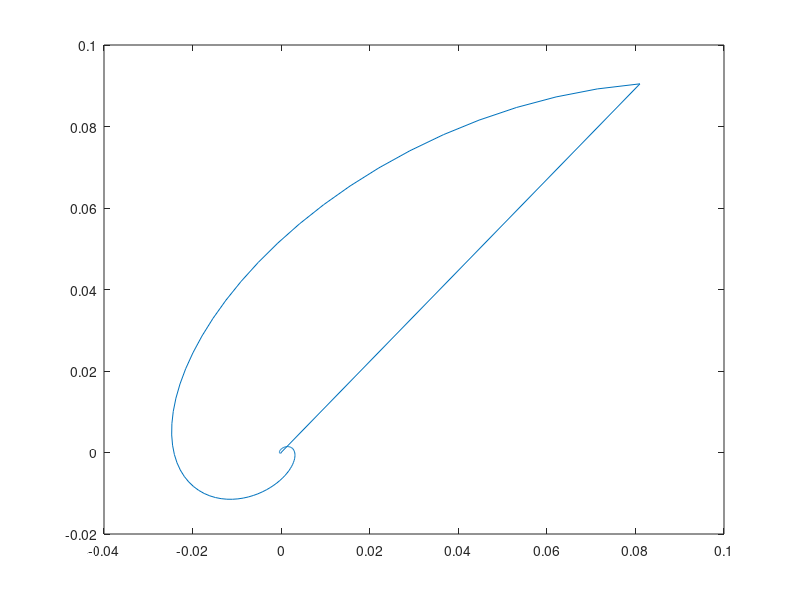

The MATLAB source for this figure:
#LabVaja1c
# ẋ = Ax + Bu
# ẏ = Cx + Du
clear all; close all;

#Casovni vektor
#tz = 0; tk = 0.01; dt = 0.000001;
t=0 : 0.1 : 100;


# constant for DE
C = 1; %HFarad
L = 1;  %Henry

#upornosti
R1 = 10; %ohm
R2 =  1; %ohm
R3 = 10; %ohm

#Zacetne vrednosti Vc(0)=1V iL(0) = 1A
Vc_zac = 1; iL_zac = 1;
V_zac_pogoj = [Vc_zac; iL_zac];

# U definition input, both zeros matrixs
U = [ones(length(t),1)];

#definirane izhodne matrike namenjene da risemo vec krivulj hkrati
Vc    = [ones(length(t),1)];
iL    = [ones(length(t),1)];
vizh  = [ones(length(t),1)];

a11 = -(1/C) * (1/(R1+R2) + 1/R3); 
a12 = -(R1/((R1+R2)*C));
a21 = R1/((R1+R2)*L);
a22 = -(R1*R2/((R1+R2)*L));

b11 = 1/((R1+R2)*C);
%b12 = 1/(R3*C);
b21 = (R2)/((R1+R2)*L);
%b22 = 0;

c11 = -1/(R1+R2); 
c12 = -R1/(R1+R2);

d11 = 1/(R1+R2);
%d12 = 0;

 #matrix definitons
A   = [a11, a12;
       a21, a22];
  
B   = [b11,b21]';
C_m = [c11, c12]; 
D   = [d11];
  
#solving systems
sys = ss(A,B,C_m,D);
[y,t,x] = impulse(sys,t);
  
#zapis outs, ki je da lsim: za vse R-je
Vc = x(:,1)
iL = x(:,2)
vizh = y(:,1)

plot(Vc, iL)

%Vc
